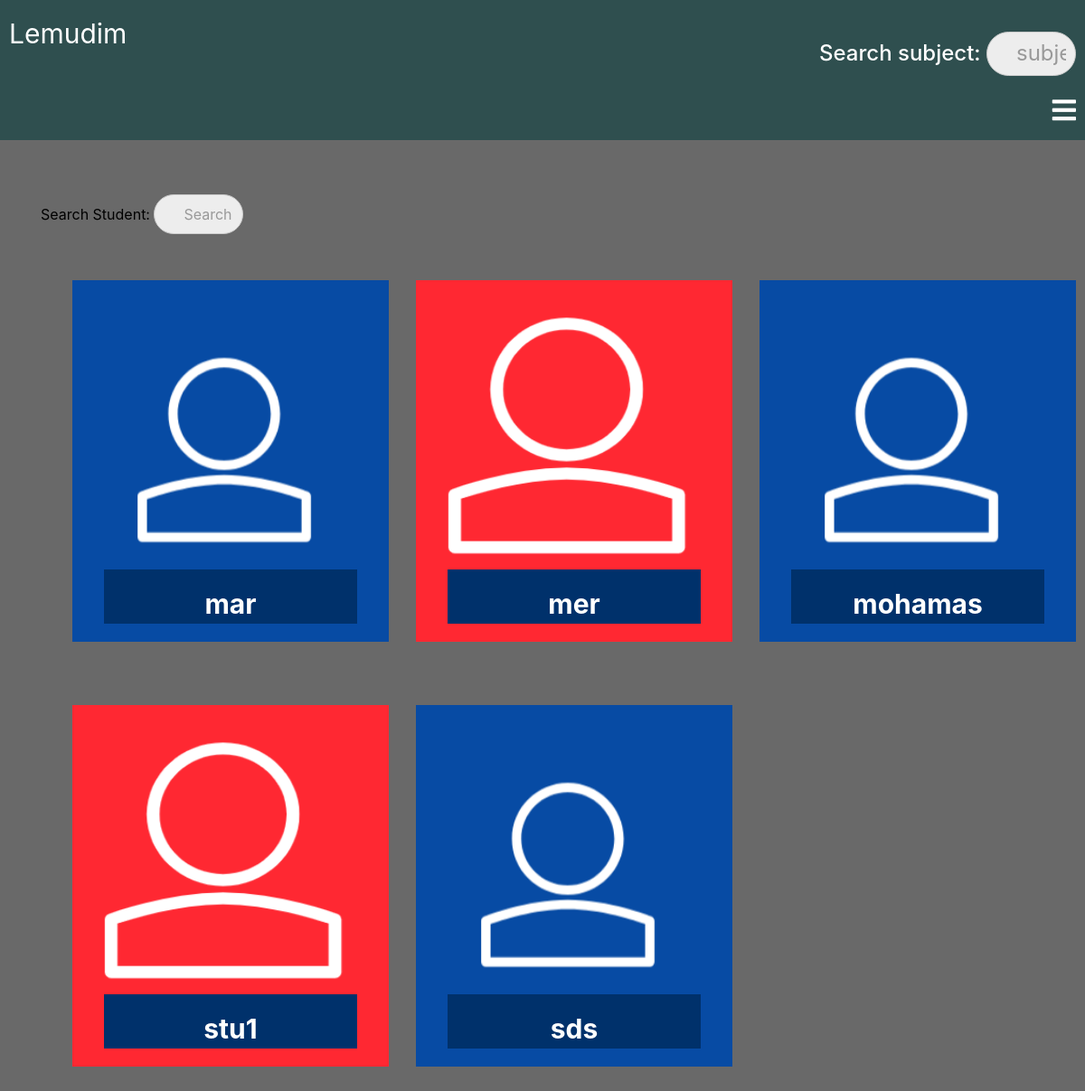
Page /classroom/students_list/ (signed in) on the committed database.
### classroom/models.py (models this page shows, shortened)
class Student(models.Model):
    user = models.OneToOneField(User, on_delete=models.CASCADE, primary_key=True, related_name='Student')
    name = models.CharField(max_length=250)
    student_of = models.CharField(max_length=250)
    language = models.CharField(max_length=250)
    email = models.EmailField(max_length=250)
    phone = models.CharField(max_length=250)
    student_profile_pic = models.ImageField(upload_to="classroom/student_profile_pic", blank=True)
    class Meta:
        ordering = ['language']

### classroom/views.py (the view)
def students_list(request):
    query = request.GET.get("q", None)
    students = StudentsInClass.objects.filter(teacher=request.user.Teacher)
    students_list = [x.student for x in students]
    qs = Student.objects.all()
    if query is not None:
        qs = qs.filter(
                Q(name__icontains=query)
                )
    qs_one = []
    for x in qs:
        if x in students_list:
            pass
        else:
            qs_one.append(x)
    context = {
        "students_list": qs_one,
    }
    template = "classroom/students_list.html"
    return render(request, template, context)

### template/classroom/students_list.html (shortened to what this page needs)
{% extends "classroom/base.html" %}
{% load static %}
{% block content %}
<div class="student-list">
<div class="container">
  <form method='GET' action="{% url 'classroom:students_list' %}" class="searchme">
    <p>Search Student: <input type='search' name='q' placeholder='Search'></p>
  </form>
  <div class="row">
  {% for student in students_list %}
  <div class="col-6 col-md-4">
  <div class="student-box">
    <div class="imgBx">
      {% if student.student_profile_pic %}
      <img src="{{ student.student_profile_pic.url }}" alt="">
      {% else %}
      {% if forloop.counter0|divisibleby:"2" %}
      <img src="{% static 'images/login-avatar.PNG' %}" alt="">
      {% else %}
      <img src="{% static 'images/login-avatar-2.PNG' %}" alt="">
      {% endif %}
      {% endif %}
    </div>
    <div class="content">
      <h3>{{ student.name }}</h3>
    </div>
  </div>
  </div>
  {% endfor %}
  </div>
</div>
</div>
{% endblock %}

### static/css/base.css (style rules this page uses)
.student-signup-form h1,h3 { margin: 10px; padding: 0; text-align: center; font-size: 40px; font-weight: 300; opacity: 1; }

### static/css/newbase.css (style rules this page uses)
.student-list { margin: 0; padding: 0; background: dimgray; background-size:auto; background-repeat: repeat; width: 100%; padding-bottom: 600px; padding-top: 5%; color: black; }
.student-list .student-box { margin: 10%; position: relative; width: 100%; height: 400px; background: #000; }
.student-list .student-box .imgBx { position: relative; top: 0; left: 0; width: 100%; height: 100%; }
.student-list .student-box .imgBx img { position: absolute; top: 0; left: 0; width: 100%; height: 100%; object-fit: cover; transition: 0.5s; }
.student-list .student-box .content { position: absolute; bottom: 20px; left: 10%; width: 80%; height: 60px; background: #00316b; transition: 0.5s; overflow: hidden; color: white; padding: 15px; box-sizing: border-box; }
.student-list .student-box .content h3 { margin: 0; padding: 5px; font-size: 30px; font-weight: 700; }

### rows in the picture
Student: name "mar"
Student: name "mer"
Student: name "mohamas"
Student: name "stu1"
Student: name "sds"
